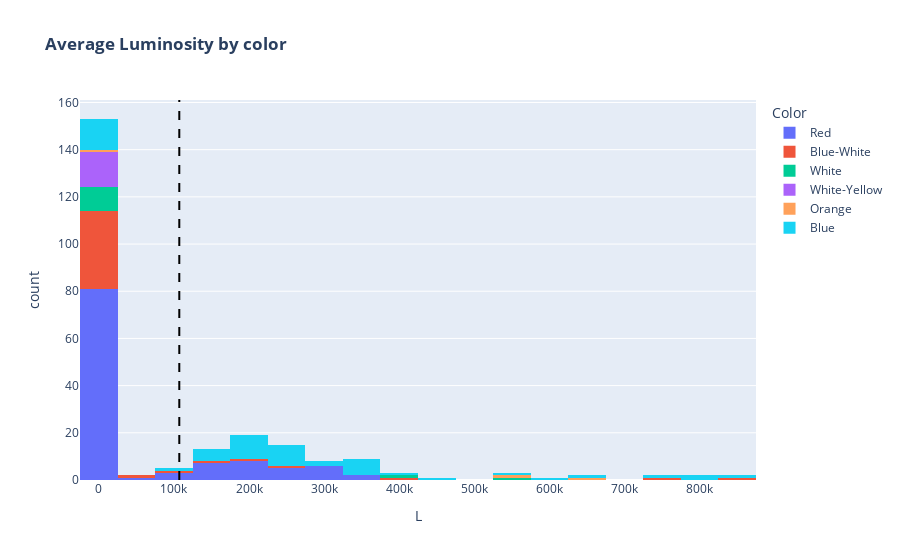

Write notebook code for a chart like this one.
### Code cell
#Most of the stars have luminosity close to 25k with blue stars having highest number of luminous stars
fig = px.histogram(stars, 'L',             
                   color='Color',
                   title="<b>Average Luminosity by color</b>")

fig.add_vline(x=stars['L'].mean(), line_width=2, line_dash="dash", line_color="black")

fig.show()

### Figure 1 — Plotly figure (JSON) as saved in the notebook; plotly's stock layout.template omitted (floating-point values rounded to 4 significant figures)
{"data": [{"alignmentgroup": "True", "bingroup": "x", "hovertemplate": "Color=Red<br>L=%{x}<br>count=%{y}<extra></extra>", "legendgroup": "Red", "marker": {"color": "#636efa", "pattern": {"shape": ""}}, "name": "Red", "offsetgroup": "Red", "orientation": "v", "showlegend": true, "type": "histogram", "x": [0.0024, 0.0005, 0.0003, 0.0002, 0.000138, 0.00065, 0.00073, 0.0004, 0.00069, 0.00018, 0.0029, 0.0122, 0.0004, 0.0055, 0.0006, 0.0038, 0.0018, 0.00367, 0.00362, 0.039, 200000, 340000, 150000, 195000, 280000, 320000, 123000, 200000, 184000, 270000, 283000, 272000, 310000, 263000, 363000, 174000, 209000, 195000, 0.0056, 0.00067, 0.00024, 0.00034, 0.00014, 0.00098, 0.00032, 0.00098, 0.00036, 0.00072, 0.021, 0.022, 0.0085, 0.0088, 0.004, 0.001, 0.0034, 0.0015, 0.0006, 0.00135, 0.63, 100000, 126000, 200000, 117000, 132000, 145000, 282000, 74000, 229000, 200000, 0.00043, 0.00093, 0.00054, 0.00015, 0.00064, 0.00076, 0.00087, 0.00019, 0.000896, 0.000437, 0.00019, 0.00023, 0.008, 0.0087, 0.0009, 0.0023, 0.0081, 0.0011, 0.0034, 0.0013, 320000, 138000, 240000, 145000, 0.000231, 0.000631, 0.000245, 0.000452, 0.000621, 0.000352, 0.000461, 0.000551, 0.000849, 0.000957, 0.0053, 0.0024, 0.0072, 0.0016, 0.0054, 0.0027, 0.00132, 0.00125, 0.0065, 0.0027], "xaxis": "x", "yaxis": "y"}, {"alignmentgroup": "True", "bingroup": "x", "hovertemplate": "Color=Blue-White<br>L=%{x}<br>count=%{y}<extra></extra>", "legendgroup": "Blue-White", "marker": {"color": "#EF553B", "pattern": {"shape": ""}}, "name": "Blue-White", "offsetgroup": "Blue-White", "orientation": "v", "showlegend": true, "type": "histogram", "x": [0.056, 0.013, 0.00081, 28840, 1136, 0.00098, 0.00067, 0.00045, 0.00078, 0.00074, 45, 672, 689, 0.00059, 0.00082, 0.00067, 0.00028, 0.00071, 0.00088, 188000, 38, 1092, 1278, 14500, 16790, 14520, 4720, 998, 170000, 120000, 248490, 12450, 552, 788, 6748, 29, 10920, 883, 382993, 849420, 748490], "xaxis": "x", "yaxis": "y"}, {"alignmentgroup": "True", "bingroup": "x", "hovertemplate": "Color=White<br>L=%{x}<br>count=%{y}<extra></extra>", "legendgroup": "White", "marker": {"color": "#00cc96", "pattern": {"shape": ""}}, "name": "White", "offsetgroup": "White", "orientation": "v", "showlegend": true, "type": "histogram", "x": [0.00049, 0.00017, 0.0005, 74, 8.7, 0.00014, 0.00056, 0.00018, 0.00011, 0.00014, 537493, 404940], "xaxis": "x", "yaxis": "y"}, {"alignmentgroup": "True", "bingroup": "x", "hovertemplate": "Color=White-Yellow<br>L=%{x}<br>count=%{y}<extra></extra>", "legendgroup": "White-Yellow", "marker": {"color": "#ab63fa", "pattern": {"shape": ""}}, "name": "White-Yellow", "offsetgroup": "White-Yellow", "orientation": "v", "showlegend": true, "type": "histogram", "x": [8.5e-05, 0.00011, 0.00015, 0.81, 1.43, 1.35, 1.357, 0.819, 0.00029, 0.59, 0.153, 0.085, 0.357, 7.92, 9.25], "xaxis": "x", "yaxis": "y"}, {"alignmentgroup": "True", "bingroup": "x", "hovertemplate": "Color=Orange<br>L=%{x}<br>count=%{y}<extra></extra>", "legendgroup": "Orange", "marker": {"color": "#FFA15A", "pattern": {"shape": ""}}, "name": "Orange", "offsetgroup": "Orange", "orientation": "v", "showlegend": true, "type": "histogram", "x": [8e-05, 550000, 630000], "xaxis": "x", "yaxis": "y"}, {"alignmentgroup": "True", "bingroup": "x", "hovertemplate": "Color=Blue<br>L=%{x}<br>count=%{y}<extra></extra>", "legendgroup": "Blue", "marker": {"color": "#19d3f3", "pattern": {"shape": ""}}, "name": "Blue", "offsetgroup": "Blue", "orientation": "v", "showlegend": true, "type": "histogram", "x": [204000, 220000, 0.0011, 198000, 240000, 813000, 127000, 235000, 112000, 231000, 363000, 184000, 142000, 352000, 0.0015, 0.0013, 202900, 223000, 251000, 452000, 245000, 239000, 131000, 152000, 198000, 342900, 424520, 316000, 200000, 0.0014, 0.00122, 0.00118, 0.00109, 0.00134, 0.00156, 0.00159, 0.00132, 0.00111, 0.00125, 198200, 173800, 244290, 332520, 342940, 537430, 246730, 224780, 593900, 783930, 347820, 748890, 272830, 648430, 374830, 834042, 294903], "xaxis": "x", "yaxis": "y"}], "layout": {"barmode": "relative", "legend": {"title": {"text": "Color"}, "tracegroupgap": 0}, "shapes": [{"line": {"color": "black", "dash": "dash", "width": 2}, "type": "line", "x0": 107200.0, "x1": 107200.0, "xref": "x", "y0": 0, "y1": 1, "yref": "y domain"}], "title": {"text": "<b>Average Luminosity by color</b>"}, "xaxis": {"anchor": "y", "domain": [0, 1], "title": {"text": "L"}}, "yaxis": {"anchor": "x", "domain": [0, 1], "title": {"text": "count"}}}}
